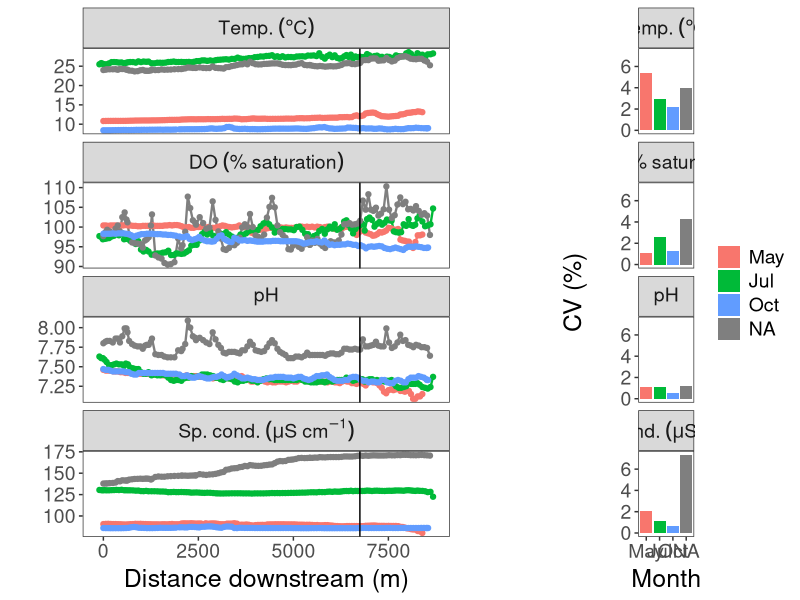
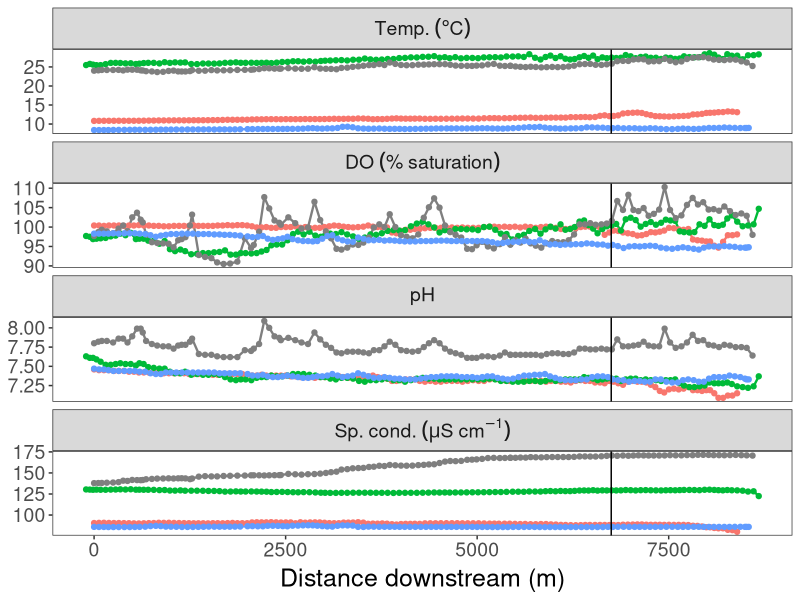
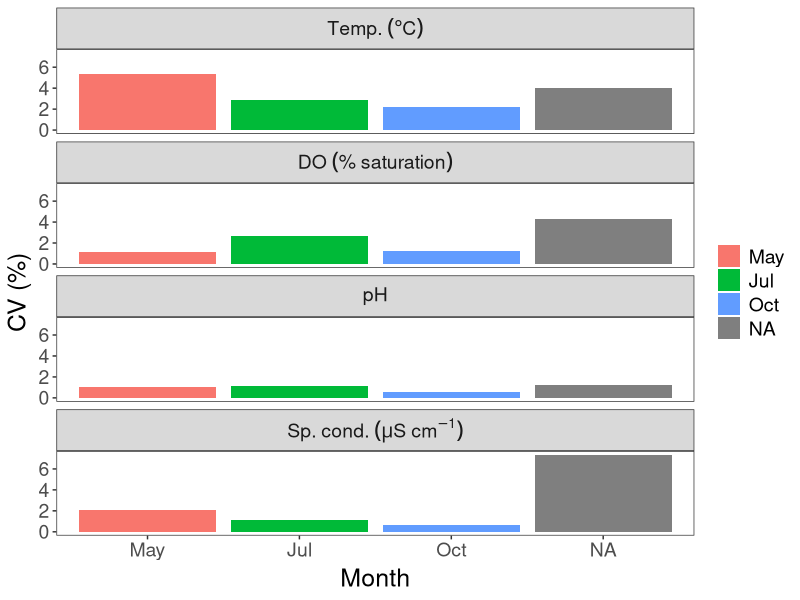

Write the R code that produced these figures, in order. (Note: this script raises an error after producing the figures.)
# 1/27/2020
#Ellie Sovcik
#This script will compile all 4 compiled datasets (from each month) and analyze the data

library("tidyverse")
library("lubridate")
library("cowplot")

setwd('C:/Users/esovc/ownCloud3/Shared/BREE/Watershed Data/Miss_Delta')
 
#Read in data
may <- read_csv("Data/alldata_compiled_2019-05-17.csv", col_types = cols()) %>%
  mutate(r_timestamp = as.character(r_timestamp)) %>% 
  # Remove low DOC outlier in May
  mutate(NPOC_mgCL = ifelse(NPOC_mgCL < 1, NA, NPOC_mgCL))
july <- read_csv("Data/alldata_compiled_2019-07-03.csv", col_types = cols()) %>%
  mutate(r_timestamp = as.character(r_timestamp))
# august <- read_csv("Data/alldata_compiled_2019-08-14.csv",
#                    col_types = cols(NO3_UM = "n", NH4_UM = "d",PO4_UM = "d", 
#                                     NO3_mgNL = "d", NH4_mgNL = "d", PO4_mgPL = "d")) %>%
#   mutate(r_timestamp = as.character(r_timestamp))
# Here is a weird f&cking workaround for the issue above w/ August data - angry face!
august <- read_csv("Data/alldata_compiled_2019-08-14.csv", col_types = cols()) %>% 
  mutate(r_timestamp = as.character(r_timestamp),
         NO3_UM = as.numeric(NO3_UM),
         NH4_UM = as.numeric(NH4_UM),
         PO4_UM = as.numeric(PO4_UM), 
         NO3_mgNL = as.numeric(NO3_mgNL), 
         NH4_mgNL = as.numeric(NH4_mgNL), 
         PO4_mgPL = as.numeric(PO4_mgPL))
october <- read_csv("Data/alldata_compiled_2019-10-21.csv", col_types = cols()) %>%
  mutate(r_timestamp = as.character(r_timestamp)) 


# Bind data together
comb <- bind_rows(may, july, august, october) %>% 
  # Format date if not already done
  mutate(r_timestamp = ymd_hms(r_timestamp)) %>% 
  # Add a month column & make it a factor instead of number
  mutate(month = as.factor(month(r_timestamp)))
  # rm(may, july, august, october)

#Calculate N and P fractions (that were not measured)
comb <- comb %>% 
  #Calculate Particulate N 
  mutate(PN = TN_mgNL - TDN_mgNL) %>% 
  #Calculate DON
  mutate(DON = TDN_mgNL - NH4_mgNL - NO3_mgNL) %>% 
  #Calculate Particulate P
  mutate(PP = TP_mgPL - TDP_mgPL) %>% 
  #Calculate DOP
  mutate(DOP = TDP_mgPL - PO4_mgPL) %>% 
  #Make negative values 0
  mutate(PN = replace(PN, PN < 0, 0),
         PP = replace(PP, PP < 0, 0)) %>% 
  #Calculate molar ratios
  mutate(TN_TP = TN_UM / TP_UM,
         DIN_SRP = (NO3_UM + NH4_UM) / PO4_UM,
         DOC_TN = NPOC_mgCL * 1000/12.011 / TN_UM,
         DOC_TP = NPOC_mgCL * 1000/12.011 / TP_UM,
         DOC_DIN = NPOC_mgCL * 1000/12.011 / (NO3_UM + NH4_UM),
         DOC_SRP = NPOC_mgCL * 1000/12.011 / PO4_UM) 
  

# Calculate summary stats for each month
month_sum <- comb %>% 
  gather(key = "var", value = "value", c(temp_c, do_mgl, do_per, spc_uscm, ph, NO3_UM:Fe_ppb_0.45, PN:DOC_TP)) %>% 
  group_by(transect, month, var) %>% 
  summarize(mean = mean(value, na.rm = TRUE),
            sd = sd(value, na.rm = TRUE),
            CV = sd(value, na.rm = TRUE) / mean(value, na.rm = TRUE),
            CV_per = CV*100) %>% 
  filter(transect != "Dam") %>% 
  ungroup()


# Creating labels for plots
  sensor_labels <- c(temp_c = "Temperature (deg. C)", do_mgl = "DO (mg/L)", do_per = "DO (% saturation)",
                     ph = "pH", spc_uscm = "Specific conductivity (uS/cm)")
  month_labels <- c("5" = "May", '7' = "July", '8' = "August", '10' = "October")


# Figure 3 - physicochemical parameters
  # Theme for these plots
  theme1 <-
    theme_bw() +
    theme(panel.grid = element_blank(),
          axis.text = element_text(size = 14),
          axis.title = element_text(size = 18),
          axis.title.x = element_text(margin=margin(5,0,0,0)),
          axis.title.y = element_text(margin=margin(0,5,0,0)),
          strip.text = element_text(size = 14),
          legend.text = element_text(size = 14))  
  
  # Longitudinal profiles
  fig3_a <- comb %>% 
    filter(transect == "Main") %>% 
    pivot_longer(cols = c(temp_c, do_per, ph, spc_uscm), names_to = "var", values_to = "value") %>% 
    # Re-order the variables so that temperature is plotted on top
    mutate(var = factor(var, levels = c("temp_c", "do_per", "ph", "spc_uscm"),
                             # I provide labels here for the facetted plots that include symbols and then use labeller = label_parsed below to parse them into label text
                             labels = c("Temp.~(degree*C)", "DO~('%'*~saturation)", "pH", "Sp.~cond.~(mu*S~cm^{-1})"))) %>%     
    ggplot(aes(x = dist_cum_m, y = value, group = month, color = month)) +
    facet_wrap(~var, scales = "free_y", ncol = 1, labeller = label_parsed) +
    geom_line(size = 0.8) +
    geom_point(size = 1.5) +
    geom_vline(xintercept = 6750) +  
    xlab("Distance downstream (m)") +
    theme1 +
    theme(legend.position = "none",
          axis.title.y = element_blank())

  # Main w/ DO as % sat. AND y-axis scale is the same
  # Also, I've switched CV from proportion to % here
  fig3_b <- month_sum %>% 
    filter(transect == "Main") %>% 
    filter(var %in% c("do_per", "ph", "spc_uscm", "temp_c")) %>% 
    # Re-order the variables so that temperature is plotted on top
    mutate(var = factor(var, levels = c("temp_c", "do_per", "ph", "spc_uscm"),
                             # I provide labels here for the facetted plots that include symbols and then use labeller = label_parsed below to parse them into label text
                             labels = c("Temp.~(degree*C)", "DO~('%'*~saturation)", "pH", "Sp.~cond.~(mu*S~cm^{-1})"))) %>% 
    # Provide abbreviated month labels for legend instead of numbers
    mutate(month = factor(month, levels = c("5", "7", "8", "10"),
                                 labels = c("May", "Jul", "Aug", "Oct"))) %>%
    # Note here I plot CV as % using CV_per
    ggplot(aes(x = month, y = CV_per, fill = month)) +  
    geom_bar(stat = "identity") +
    facet_wrap(~var, ncol = 1, labeller = label_parsed) +
    labs(x = "Month", y = "CV (%)") +
    theme1 +
    theme(legend.title = element_blank())
  
  # Combine into one plot using cowplot
  fig3 <- plot_grid(fig3_a, fig3_b, ncol = 2, align = "v", axis = "tb", rel_widths = c(2.5, 1.1))
  save_plot("Plots/figure3_physParams.png", fig3, base_width = 12, base_height = 8, dpi = 150)

  
# Figure 4 - DOC
  # Theme for these plots
  theme2 <-
    theme_classic() +
    theme(panel.grid = element_blank(),
          axis.text = element_text(size = 13),
          axis.title = element_text(size = 17),
          axis.title.x = element_text(margin=margin(5,0,0,0)),
          axis.title.y = element_text(margin=margin(0,5,0,0)),
          strip.text = element_text(size = 13),
          legend.text = element_text(size = 13))    
  
  # Longitudinal profiles
  fig4_a <- comb %>% 
    filter(transect == "Main") %>% 
    filter(!is.na(NPOC_mgCL)) %>% 
    # Remove really low outlier in May
    filter(NPOC_mgCL > 2) %>% 
    ggplot(aes(x = dist_cum_m, y = NPOC_mgCL, group = month, color = month)) +
    geom_line(size = 0.8) +
    geom_point(size = 1.5) +
    geom_vline(xintercept = 6750) +    
    xlab("Distance downstream (m)") +
    ylab(expression(DOC~(mg~C~L^{-1}))) +
    theme2 +
    theme(legend.position = "none")

  # Main w/ DO as % sat. AND y-axis scale is the same
  # Also, I've switched CV from proportion to % here
  fig4_b <- month_sum %>% 
    filter(transect == "Main" & var == "NPOC_mgCL") %>% 
    # Change name of NPOC for figure label
    # Provide abbreviated month labels for legend instead of numbers
    mutate(month = factor(month, levels = c("5", "7", "8", "10"),
                                 labels = c("May", "Jul", "Aug", "Oct"))) %>%
    # Note here I plot CV as % using CV_per
    ggplot(aes(x = month, y = CV_per, fill = month)) +  
    geom_bar(stat = "identity") +
    labs(x = "Month", y = "CV (%)") +
    theme2 +
    theme(legend.title = element_blank())
  
  # Combine into one plot using cowplot
  fig4 <- plot_grid(fig4_a, fig4_b, ncol = 2, align = "v", axis = "tb", rel_widths = c(2.5, 1.25), 
                    labels = "auto", label_size = 20, vjust = 1.2)
  save_plot("Plots/figure4_DOC.png", fig4, base_width = 10, base_height = 3, dpi = 150)  
  
# Figure 5 - N Species
  # Theme for these plots
  theme3 <-
    theme_classic() +
    theme(panel.grid = element_blank(),
          axis.text = element_text(size = 12),
          axis.title = element_text(size = 16),
          axis.title.x = element_text(margin=margin(5,0,0,0)),
          axis.title.y = element_text(margin=margin(0,5,0,0)),
          strip.text = element_text(size = 13),
          legend.text = element_text(size = 13))    
  
  #Stacked Bar graphs of N species
  fig5_a <- month_sum  %>% 
    filter(transect == "Main") %>% 
    filter(var %in% c("PN", "DON", "NH4_mgNL", "NO3_mgNL")) %>% 
    # Provide abbreviated month labels for legend instead of numbers
    mutate(month = factor(month, levels = c("5", "7", "8", "10"),
                          labels = c("May", "Jul", "Aug", "Oct")),
           var = factor(var, levels = c("PN", "DON", "NH4_mgNL", "NO3_mgNL"),
                              labels = c("PN", "DON", "Ammonium", "Nitrate"))) %>% 
    ggplot(aes(x = month, y = mean, fill = var)) +
    geom_bar(position = "stack", stat = "identity") +
    xlab("Month") +
    ylab(expression(N~Species~(mg~N~L^{-1}))) +
    theme3
  
  #CV % for N species
  fig5_b <- month_sum %>% 
    filter(transect == "Main") %>% 
    filter(var %in% c("PN", "DON", "NH4_mgNL", "NO3_mgNL", "TN_mgNL")) %>%
    # Provide abbreviated month labels for legend instead of numbers
    mutate(month = factor(month, levels = c("5", "7", "8", "10"),
                          labels = c("May", "Jul", "Aug", "Oct")),
           var = factor(var, levels = c("TN_mgNL", "PN", "DON", "NH4_mgNL", "NO3_mgNL"),
                        labels = c("PN", "DON", "Ammonium", "Nitrate", "TN"))) %>% 
    ggplot(aes(x = month, y = CV_per, fill = month)) +  
    geom_bar(stat = "identity") +
    facet_wrap(~var, ncol = 1) +
    labs(x = "Month", y = "CV %") +
    theme3
  
    
    #Combine into one plot using cow plot
    fig5 <- plot_grid(fig5_a, fig5_b, ncol = 2, align = "v", axis = "tb", rel_widths = c(2.5, 1.25),
                      labels = "auto", label_size = 20, vjust = 1.2) 
    save_plot("Plots/figure5_N_spec_bars.png", fig5, base_width = 12, base_height = 5, dpi = 150) 
    
# Figure 6 - P Species
    #Stacked Bar graphs of P species
    fig6_a <- month_sum  %>% 
      filter(transect == "Main") %>% 
      filter(var %in% c("PP", "DOP", "PO4_mgPL")) %>% 
      # Provide abbreviated month labels for legend instead of numbers
      mutate(month = factor(month, levels = c("5", "7", "8", "10"),
                            labels = c("May", "Jul", "Aug", "Oct")),
             var = factor(var, levels = c("PP", "DOP", "PO4_mgPL"),
                          labels = c("PP", "DOP", "Phosphate"))) %>% 
      ggplot(aes(x = month, y = mean, fill = var)) +
      geom_bar(position = "stack", stat = "identity") +
      xlab("Month") +
      ylab(expression(P~Species~(mg~P~L^{-1}))) +
      theme3
    
    #CV % for N species
    fig6_b <- month_sum %>% 
      filter(transect == "Main") %>% 
      filter(var %in% c("PP", "DOP", "PO4_mgPL", "TP_mgPL")) %>%
      # Provide abbreviated month labels for legend instead of numbers
      mutate(month = factor(month, levels = c("5", "7", "8", "10"),
                            labels = c("May", "Jul", "Aug", "Oct")),
             var = factor(var, levels = c("PP", "DOP", "PO4_mgPL"),
                                       labels = c("PP", "DOP", "Phosphate"))) %>% 
      ggplot(aes(x = month, y = CV_per, fill = month)) +  
      geom_bar(stat = "identity") +
      facet_wrap(~var, ncol = 1) +
      labs(x = "Month", y = "CV %") +
      theme3
    
    
    #Combine into one plot using cow plot
    fig6 <- plot_grid(fig6_a, fig6_b, ncol = 2, align = "v", axis = "tb", rel_widths = c(2.5, 1.25),
                      labels = "auto", label_size = 20, vjust = 1.2) 
    save_plot("Plots/figure6_P_spec_bars.png", fig6, base_width = 12, base_height = 5, dpi = 150) 
    
#Figure 7 - TSS
    # Longitudinal profiles
    fig7_a <- comb %>% 
      filter(transect == "Main") %>% 
      filter(!is.na(tss_mgL)) %>% 
      # Remove really low outlier in May
     # filter(tss_mgL > 2) %>% 
      ggplot(aes(x = dist_cum_m, y = tss_mgL, group = month, color = month)) +
      geom_line(size = 0.8) +
      geom_point(size = 1.5) +
      geom_vline(xintercept = 6750) +    
      xlab("Distance downstream (m)") +
      ylab(expression(TSS~(mg~L^{-1}))) +
      theme2 +
      theme(legend.position = "none")
    
    # CV % for TSS
    fig7_b <- month_sum %>% 
      filter(transect == "Main" & var == "tss_mgL") %>% 
      # Change name of NPOC for figure label
      # Provide abbreviated month labels for legend instead of numbers
      mutate(month = factor(month, levels = c("5", "7", "8", "10"),
                            labels = c("May", "Jul", "Aug", "Oct"))) %>%
      # Note here I plot CV as % using CV_per
      ggplot(aes(x = month, y = CV_per, fill = month)) +  
      geom_bar(stat = "identity") +
      labs(x = "Month", y = "CV (%)") +
      theme2 +
      theme(legend.title = element_blank())
    
    # Combine into one plot using cowplot
    fig7 <- plot_grid(fig7_a, fig7_b, ncol = 2, align = "v", axis = "tb", rel_widths = c(2.5, 1.25), 
                      labels = "auto", label_size = 20, vjust = 1.2)
    save_plot("Plots/figure7_TSS.png", fig7, base_width = 10, base_height = 3, dpi = 150)  
    
       
#Supplementary graphs
    #Figure S1 - Longitudinal N species
    figs1 <- comb %>% 
      gather(key = "N_frac", value = "conc", c(TN_mgNL,  PN, DON, NH4_mgNL, NO3_mgNL)) %>% 
      filter(transect == "Main") %>% 
      filter(!is.na(conc)) %>% 
     # mutate(month = factor(month, levels = c("5", "7", "8", "10"),
        #                    labels = c("May", "Jul", "Aug", "Oct")),
         #    var = factor(var, levels = c("TN_mgNL", "PN", "DON", "NH4_mgNL", "NO3_mgNL"),
          #                labels = c("TN", "PN", "DON", "Ammonium", "Nitrate"))) %>% 
      ggplot(aes(x = dist_cum_m, y = conc, group = N_frac, color = N_frac)) +
      #facet_wrap(~var, scales = "free_y", ncol = 1, labeller = label_parsed) +
      geom_line(size = 0.8) +
      geom_point(size = 1.5) +
      geom_vline(xintercept = 6750) +  
      facet_wrap(~month, ncol = 1) +
      xlab("Distance downstream (m)") +
      theme1 +
      theme(legend.position = "none",
            axis.title.y = element_blank()) +
    print(figs1)
    
#graph changes in all N fractions with distance for each month
# Main
comb %>% 
  gather(key = "N_frac", value = "conc", c(TN_mgNL,  PN, DON, NH4_mgNL, NO3_mgNL)) %>% 
  filter(transect != "Dead Creek") %>% 
  filter(!is.na(conc)) %>% 
  # Re-order the variables so that temperature is plotted on top
  #mutate(conc = factor(conc, levels = c("TN_mgNL", "PN", "DON", "NH4_mgNL", "NO3_mgNL"),
              # I provide labels here for the facetted plots that include symbols and then use labeller = label_parsed below to parse them into label text
                    #  labels = c("PN", "DON", "Ammonium", "Nitrate", "TN"))) %>%    
  ggplot(aes(x = dist_cum_m, y = conc, group = N_frac, color = N_frac)) +
    geom_line() +
    geom_point() + 
    facet_wrap(~month, ncol = 1, labeller = ) +
    geom_vline(xintercept = 6750) +
    labs(x = "Distance (m)", y = NULL) +
    theme_bw() + theme(panel.grid = element_blank())
# Dead Creek
comb %>% 
gather(key = "N_frac", value = "conc", c(TN_mgPL, PN, DON, NH4_mgNL, NO3_mgNL)) %>% 
  filter(transect == "Dead Creek") %>% 
  filter(!is.na(conc)) %>% 
  ggplot(aes(x = dist_cum_m, y = conc, group = N_frac, color = N_frac)) +
  geom_line() + 
  geom_point() +
  facet_wrap(~month, ncol = 1) +
  labs(x = "Distance (m)", y = NULL) +
  theme_bw() + theme(panel.grid = element_blank())

# DO (% saturation) along Main transect
comb %>%
  filter(transect == "Main") %>% 
  ggplot(aes(x = dist_cum_m, y = do_per, group = month, color = month)) +
  geom_path() +
  geom_point()


#graph changes in all P fractions with distance for each month
# Main
comb %>% 
  gather(key = "P_frac", value = "conc", c(TP_mgPL, PP, DOP, PO4_mgPL)) %>% 
  filter(transect != "Dead Creek") %>% 
  filter(!is.na(conc)) %>% 
  ggplot(aes(x = dist_cum_m, y = conc, group = P_frac, color = P_frac)) +
  geom_line() + 
  geom_point() +
  facet_wrap(~month, ncol = 1) +
  geom_vline(xintercept = 6750) +
  labs(x = "Distance (m)", y = NULL) +
  theme_bw() + theme(panel.grid = element_blank())
# Dead Creek 
comb %>% 
gather(key = "P_frac", value = "conc", c(PP, DOP, PO4_mgPL)) %>% 
  filter(transect == "Dead Creek") %>% 
  filter(!is.na(conc)) %>% 
  ggplot(aes(x = dist_cum_m, y = conc, group = P_frac, color = P_frac)) +
  geom_line() + 
  geom_point() +
  facet_wrap(~month, ncol = 1) +
  theme_bw() + theme(panel.grid = element_blank())
# Graph NPOC with distance for each month
comb %>% 
  #Remove outlier
  mutate(NPOC_mgCL = replace(NPOC_mgCL, NPOC_mgCL < .5, NA)) %>% 
  filter(!is.na(NPOC_mgCL)) %>% 
  ggplot(aes(x = dist_cum_m, y = NPOC_mgCL, group = month, color = month)) +
  geom_point() +
  geom_line() +
  geom_vline(xintercept = 6750) +
  labs(x = "Distance (m)", y = "DOC (mg C/L)") +
  theme_bw() + theme(panel.grid = element_blank())

#graph changes in physical variables with distance for each month
#creating labels
sensor_labels <- c(temp_c = "Temperature (deg. C)", do_mgl = "DO (mg/L)", do_per = "DO (% saturation)",
                   ph = "pH", spc_uscm = "Specific conductivity (uS/cm)")
month_labels <- c("5" = "May", '7' = "July", '8' = "August", '10' = "October")
#plot them
comb %>% 
  gather(key = "phys", value = "conc", c(temp_c, do_mgl, ph, spc_uscm)) %>% 
  filter(transect == "Main") %>% 
  filter(!is.na(conc)) %>% 
  ggplot(aes(x = dist_cum_m, y = conc, group = month, color = month)) +
  geom_line() + 
  facet_wrap(~phys, ncol = 1, scales = "free_y", labeller = labeller(phys = sensor_labels)) +
  labs(x = "Distance (m)", y = NULL) +
  theme_bw() + theme(panel.grid = element_blank())
  
  


#Stacked bar graph of N fractions by month
  # Main
  month_sum %>% 
    filter(transect == "Main") %>% 
    filter(var %in% c("PN", "DON", "NH4_mgNL", "NO3_mgNL")) %>% 
    ggplot(aes(x = month, y = mean, fill = var)) +
    geom_bar(position = "stack", stat = "identity") +
    labs(x = "Month", y = "N concentration") +
    theme_bw() + theme(panel.grid = element_blank())
  # Dead Creek
  month_sum %>% 
    filter(transect == "Dead Creek") %>% 
    filter(var %in% c("PN", "DON", "NH4_mgNL", "NO3_mgNL")) %>% 
    ggplot(aes(x = month, y = mean, fill = var)) +
    geom_bar(position = "stack", stat = "identity")

#Stacked bar graph of P fractions by month
  # Main
  month_sum %>% 
    filter(transect == "Main") %>% 
    filter(var %in% c("PP", "DOP", "PO4_mgPL")) %>% 
    ggplot(aes(x = month, y = mean, fill = var)) +
    geom_bar(position = "stack", stat = "identity") +
    labs(x = "Month", y = "P concentration") +
    theme_bw() + theme(panel.grid = element_blank())
  # Dead Creek
  month_sum %>% 
    filter(transect == "Dead Creek") %>% 
    filter(var %in% c("PP", "DOP", "PO4_mgPL")) %>% 
    ggplot(aes(x = month, y = mean, fill = var)) +
    geom_bar(position = "stack", stat = "identity")


# Plot mean + error bars for all variables
  #Main
  month_sum %>% 
    filter(transect == "Main") %>% 
    ggplot(aes(x = month, y = mean, fill = month)) +  
    geom_bar(stat = "identity") +
    geom_errorbar(aes(ymin = mean - sd, ymax = mean + sd)) +
    facet_wrap(~var, scales = "free_y")
  #Dead
  month_sum %>% 
    filter(transect == "Dead Creek") %>% 
    ggplot(aes(x = month, y = mean, fill = month)) + 
    scale_fill_manual(values=c("turquoise3", "mediumorchid1")) +
    geom_bar(stat = "identity") +
    geom_errorbar(aes(ymin = mean - sd, ymax = mean + sd)) +
    facet_wrap(~var, scales = "free_y")
#Plot mean + error bars for N species
  #Main
  month_sum %>% 
    filter(transect == "Main") %>% 
    filter(var %in% c("PN", "DON", "NH4_mgNL", "NO3_mgNL")) %>%
    ggplot(aes(x = month, y = mean, fill = month)) +  
    geom_bar(stat = "identity") +
    geom_errorbar(aes(ymin = mean - sd, ymax = mean + sd)) +
    facet_wrap(~var, scales = "free_y")
  #Dead
  month_sum %>% 
    filter(transect == "Dead Creek") %>% 
    filter(var %in% c("PN", "DON", "NH4_mgNL", "NO3_mgNL")) %>%
    ggplot(aes(x = month, y = mean, fill = month)) +  
    scale_fill_manual(values=c("turquoise3", "mediumorchid1")) +
    geom_bar(stat = "identity") +
    geom_errorbar(aes(ymin = mean - sd, ymax = mean + sd)) +
    facet_wrap(~var, scales = "free_y")
#Plot mean + error bars for P species
  #Main
  month_sum %>% 
    filter(transect == "Main") %>% 
    filter(var %in% c("PP", "DOP", "PO4_mgPL")) %>% 
    ggplot(aes(x = month, y = mean, fill = month)) +  
    geom_bar(stat = "identity") +
    geom_errorbar(aes(ymin = mean - sd, ymax = mean + sd)) +
    facet_wrap(~var, scales = "free_y")
  #Dead
  month_sum %>% 
    filter(transect == "Dead Creek") %>% 
    filter(var %in% c("PP", "DOP", "PO4_mgPL")) %>% 
    ggplot(aes(x = month, y = mean, fill = month)) +  
    scale_fill_manual(values=c("turquoise3", "mediumorchid1")) +
    geom_bar(stat = "identity") +
    geom_errorbar(aes(ymin = mean - sd, ymax = mean + sd)) +
    facet_wrap(~var, scales = "free_y")
# Plot mean + error bars for sensor variables
  #Main
  month_sum %>% 
    filter(transect == "Main") %>% 
    filter(var %in% c("do_mgl", "ph", "spc_uscm", "temp_c", "tss_mgL", "NPOC_mgCL")) %>% 
    ggplot(aes(x = month, y = mean, fill = month)) +  
    geom_bar(stat = "identity") +
    geom_errorbar(aes(ymin = mean - sd, ymax = mean + sd)) +
    facet_wrap(~var, scales = "free_y")
  #Dead
  month_sum %>% 
    filter(transect == "Dead Creek") %>% 
    filter(var %in% c("do_mgl", "ph", "spc_uscm", "temp_c", "tss_mgL", "NPOC_mgCL")) %>% 
    ggplot(aes(x = month, y = mean, fill = month)) +  
    scale_fill_manual(values=c("turquoise3", "mediumorchid1")) +
    geom_bar(stat = "identity") +
    geom_errorbar(aes(ymin = mean - sd, ymax = mean + sd)) +
    facet_wrap(~var, scales = "free_y")
# temperature
month_sum %>% 
  filter(transect == "Main") %>% 
  filter(var == "temp_c") %>% 
  ggplot(aes(x = month, y = mean, fill = month)) +  
  geom_bar(stat = "identity") +
  geom_errorbar(aes(ymin = mean - sd, ymax = mean + sd)) +
  labs(x = "Distance (m)", y = NULL) +
  theme_bw() + theme(panel.grid = element_blank())
#do_mgL
month_sum %>% 
  filter(transect == "Main") %>% 
  filter(var == "do_mgl") %>% 
  ggplot(aes(x = month, y = mean, fill = month)) +  
  geom_bar(stat = "identity") +
  geom_errorbar(aes(ymin = mean - sd, ymax = mean + sd)) 
#spc_uscm
month_sum %>% 
  filter(transect == "Main") %>% 
  filter(var == "temp_c") %>% 
  ggplot(aes(x = month, y = mean, fill = month)) +  
  geom_bar(stat = "identity") +
  geom_errorbar(aes(ymin = mean - sd, ymax = mean + sd)) 

# Plot CV as a bar graph for each month for various variables
  #Main
  month_sum %>% 
    filter(transect == "Main") %>% 
    ggplot(aes(x = month, y = CV, fill = month)) +  
    geom_bar(stat = "identity") +
    facet_wrap(~var, scales = "free_y")
  #Dead
  month_sum %>% 
    filter(transect == "Dead Creek") %>% 
    ggplot(aes(x = month, y = CV, fill = month)) + 
    scale_fill_manual(values=c("turquoise3", "mediumorchid1")) +
    geom_bar(stat = "identity") +
    facet_wrap(~var, scales = "free_y") 

#Plot CV bars for N species
  #Main
  month_sum %>% 
    filter(transect == "Main") %>% 
    filter(var %in% c("TN_mgNL", "PN", "DON", "NH4_mgNL", "NO3_mgNL")) %>%
    ggplot(aes(x = month, y = CV, fill = month)) +  
    geom_bar(stat = "identity") +
    facet_wrap(~var, ncol = 1) +
    labs(x = "Month", y = "CV %") +
    theme_bw() + theme(panel.grid = element_blank())
  #Dead
  month_sum %>% 
    filter(transect == "Dead Creek") %>% 
    filter(var %in% c("TN_mgNL", "PN", "DON", "NH4_mgNL", "NO3_mgNL")) %>%
    ggplot(aes(x = month, y = CV, fill = month)) +  
    scale_fill_manual(values=c("turquoise3", "mediumorchid1")) +
    geom_bar(stat = "identity") +
    facet_wrap(~var, scales = "free_y")

#Plot CV bars for P species
  #Main
  month_sum %>% 
    filter(transect == "Main") %>% 
    filter(var %in% c("TP_mgPL", "PP", "DOP", "PO4_mgPL")) %>% 
    ggplot(aes(x = month, y = CV, fill = month)) +  
    geom_bar(stat = "identity") +
    facet_wrap(~var, ncol = 1) +
    labs(x = "Month", y = "CV %") +
    theme_bw() + theme(panel.grid = element_blank())
  #Dead
  month_sum %>% 
    filter(transect == "Dead Creek") %>% 
    filter(var %in% c("TP_mgPL", "PP", "DOP", "PO4_mgPL")) %>% 
    ggplot(aes(x = month, y = CV, fill = month)) +  
    scale_fill_manual(values=c("turquoise3", "mediumorchid1")) +
    geom_bar(stat = "identity") +
    facet_wrap(~var, scales = "free_y")
  
#Plot CV bars for other physical variables
  #Main w/ DO as conc.
  month_sum %>% 
    filter(transect == "Main") %>% 
    filter(var %in% c("do_mgl", "ph", "spc_uscm", "temp_c")) %>% 
    ggplot(aes(x = month, y = CV, fill = month)) +  
    geom_bar(stat = "identity") +
    facet_wrap(~var, ncol = 1, scales = "free_y", labeller = labeller(var = sensor_labels)) +
    labs(x = "Distance (m)", y = NULL) +
    theme_bw() + theme(panel.grid = element_blank())
  
  # Main w/ DO as % sat. AND y-axis scale is the same
  # Also, I've switched CV from proportion to % here
  month_sum %>% 
    filter(transect == "Main") %>% 
    filter(var %in% c("do_per", "ph", "spc_uscm", "temp_c")) %>% 
    # Re-order the variables so that temperature is plotted on top
    mutate(var = factor(var, levels = c("temp_c", "do_per", "ph", "spc_uscm"),
                             # I provide labels here for the facetted plots that include symbols and then use labeller = label_parsed below to parse them into label text
                             labels = c("Temperature~(degree*C)", "DO~('%'*~saturation)", "pH", "Specific~conductivity~(mu*S~cm^{-1})"))) %>% 
    # Provide abbreviated month labels for legend instead of numbers
    mutate(month = factor(month, levels = c("5", "7", "8", "10"),
                                 labels = c("May", "Jul", "Aug", "Oct"))) %>%
    # Note here I plot CV as % using CV_per
    ggplot(aes(x = month, y = CV_per, fill = month)) +  
    geom_bar(stat = "identity") +
    facet_wrap(~var, ncol = 1, labeller = label_parsed) +
    labs(x = "Distance (m)", y = "Coefficient of variation (%)") +
    theme_bw() + 
    theme(panel.grid = element_blank(),
          # Get rid of legend title
          legend.title = element_blank())  
    
  #Dead
  month_sum %>% 
    filter(transect == "Dead Creek") %>% 
    filter(var %in% c("do_mgl", "ph", "spc_uscm", "temp_c", "tss_mgL", "NPOC_mgCL")) %>% 
    ggplot(aes(x = month, y = CV, fill = month)) +  
    scale_fill_manual(values=c("turquoise3", "mediumorchid1")) +
    geom_bar(stat = "identity") +
    facet_wrap(~var, scales = "free_y")
  
#Plot CV bar for DOC
  month_sum %>% 
    filter(transect == "Main") %>% 
    filter(var %in% "NPOC_mgCL") %>% 
    ggplot(aes(x = month, y = CV, fill = month)) +  
    geom_bar(stat = "identity") +
    facet_wrap(~var, ncol = 1) +
    labs(x = "Month", y = "CV %") +
    theme_bw() + theme(panel.grid = element_blank())
  
#Plot CV bar for TSS
  month_sum %>% 
    filter(transect == "Main") %>% 
    filter(var %in% "tss_mgL") %>% 
    ggplot(aes(x = month, y = CV, fill = month)) +  
    geom_bar(stat = "identity") +
    facet_wrap(~var, ncol = 1) +
    labs(x = "Month", y = "CV %") +
    theme_bw() + theme(panel.grid = element_blank())
  
# Nutrient Ratios
  #Across Main transect
  #TN/TP, DIN/SRP, DOC/TN
  comb %>% 
    gather(key = "var", value = "conc", c(TN_TP, DIN_SRP, DOC_TN)) %>% 
    filter(transect == "Main") %>% 
    filter(!is.na(conc)) %>% 
    ggplot(aes(x = dist_cum_m, y = conc, group = month, color = month)) +
    geom_point() +
    geom_line() +
    geom_vline(xintercept = 6750) +
    facet_wrap(~var, scales = "free_y", ncol = 1) +
    theme_bw() + theme(panel.grid = element_blank())
  #DOC/TP, DOC/DIN, DOC/SRP
  comb %>% 
    gather(key = "var", value = "conc", c(DOC_TP, DOC_DIN, DOC_SRP)) %>% 
    filter(transect == "Main") %>% 
    filter(!is.na(conc)) %>% 
    ggplot(aes(x = dist_cum_m, y = conc, group = month, color = month)) +
    geom_point() +
    geom_line() +
    geom_vline(xintercept = 6750) +
    facet_wrap(~var, scales = "free_y", ncol = 1) +
    theme_bw() + theme(panel.grid = element_blank())
  #Nutrient ratios Bar Graph
  month_sum %>% 
    filter(transect == "Main") %>% 
    filter(var %in% c("TN_TP", "DIN_SRP", "DOC_TN", "DOC_TP", "DOC_DIN", "DOC_SRP")) %>%
    ggplot(aes(x = month, y = mean, fill = month)) +  
    geom_bar(stat = "identity") +
    facet_wrap(~var, scales = "free_y", ncol = 2) +
    geom_errorbar(aes(ymin = mean - sd, ymax = mean + sd), width = .3) 
  #CV's
  #Main
  month_sum %>% 
    filter(transect == "Main") %>% 
    filter(var %in% c("TN_TP", "DIN_SRP", "DOC_TN", "DOC_TP", "DOC_DIN", "DOC_SRP")) %>% 
    ggplot(aes(x = month, y = CV, fill = month)) +  
    geom_bar(stat = "identity") +
    facet_wrap(~var, scales = "free_y")
  

# Metals!
  #Main
  comb %>% 
    gather(key = "var", value = "conc", c(Al_ppb_0.45, Si_ppb_0.45, Mn_ppb_0.45, Fe_ppb_0.45)) %>% 
    filter(transect == "Main") %>% 
    filter(!is.na(conc)) %>% 
    ggplot(aes(x = dist_cum_m, y = conc, group = month, color = month)) +
      geom_point() +
      geom_line() +
    geom_vline(xintercept = 6750) +
    facet_wrap(~var, scales = "free_y", ncol = 1) +
    theme_bw() + theme(panel.grid = element_blank())
  
    #Dead
  comb %>% 
    gather(key = "var", value = "conc", c(Al_ppb_0.45, Si_ppb_0.45, Mn_ppb_0.45, Fe_ppb_0.45)) %>% 
    filter(transect == "Dead Creek") %>% 
    filter(!is.na(conc)) %>% 
    ggplot(aes(x = dist_cum_m, y = conc, group = month, color = month)) +
    geom_point() +
    geom_line() +
    facet_wrap(~var, scales = "free_y", ncol = 1) +
    theme_bw() + theme(panel.grid = element_blank())
  #Means
  month_sum %>% 
    filter(transect == "Main") %>% 
    filter(var %in% c("Al_ppb_0.45", "Si_ppb_0.45", "Mn_ppb_0.45", "Fe_ppb_0.45")) %>% 
    ggplot(aes(x = month, y = mean, fill = month)) +  
    geom_bar(stat = "identity") +
    geom_errorbar(aes(ymin = mean - sd, ymax = mean + sd)) +
    facet_wrap(~var, scales = "free_y")
  #CV's
  #Main
  month_sum %>% 
    filter(transect == "Main") %>% 
    filter(var %in% c("Al_ppb_0.45", "Si_ppb_0.45", "Mn_ppb_0.45", "Fe_ppb_0.45")) %>% 
    ggplot(aes(x = month, y = CV, fill = month)) +  
    geom_bar(stat = "identity") +
    facet_wrap(~var, scales = "free_y")
  
